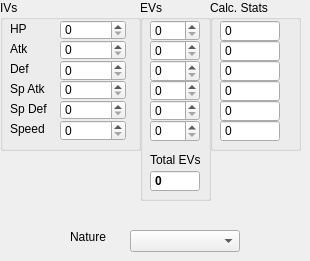
   <widget class="QWidget" name="tpStats">
    <attribute name="title">
     <string>Stat</string>
    </attribute>
    <widget class="QGroupBox" name="gbIVs">
     <property name="geometry">
      <rect>
       <x>0</x>
       <y>0</y>
       <width>141</width>
       <height>151</height>
      </rect>
     </property>
     <property name="title">
      <string>IVs</string>
     </property>
     <widget class="QLabel" name="lblSpeedIV">
      <property name="geometry">
       <rect>
        <x>10</x>
        <y>120</y>
        <width>42</width>
        <height>17</height>
       </rect>
      </property>
      <property name="text">
       <string>Speed</string>
      </property>
     </widget>
     <widget class="QLabel" name="lblSpDefIV">
      <property name="geometry">
       <rect>
        <x>10</x>
        <y>100</y>
        <width>46</width>
        <height>17</height>
       </rect>
      </property>
      <property name="text">
       <string>Sp Def</string>
      </property>
     </widget>
     <widget class="QLabel" name="lblAtkIV">
      <property name="geometry">
       <rect>
        <x>10</x>
        <y>40</y>
        <width>25</width>
        <height>17</height>
       </rect>
      </property>
      <property name="text">
       <string>Atk</string>
      </property>
     </widget>
     <widget class="QLabel" name="lblSpAtkIV">
      <property name="geometry">
       <rect>
        <x>10</x>
        <y>80</y>
        <width>45</width>
        <height>17</height>
       </rect>
      </property>
      <property name="text">
       <string>Sp Atk</string>
      </property>
     </widget>
     <widget class="QLabel" name="lblHPIV">
      <property name="geometry">
       <rect>
        <x>10</x>
        <y>20</y>
        <width>21</width>
        <height>17</height>
       </rect>
      </property>
      <property name="text">
       <string>HP</string>
      </property>
     </widget>
     <widget class="QLabel" name="lblDefIV">
      <property name="geometry">
       <rect>
        <x>10</x>
        <y>60</y>
        <width>26</width>
        <height>17</height>
       </rect>
      </property>
      <property name="text">
       <string>Def</string>
      </property>
     </widget>
     <widget class="QSpinBox" name="sbSpeedIV">
      <property name="geometry">
       <rect>
        <x>60</x>
        <y>120</y>
        <width>66</width>
        <height>21</height>
       </rect>
      </property>
      <property name="maximum">
       <number>31</number>
      </property>
     </widget>
     <widget class="QSpinBox" name="sbAtkIV">
      <property name="geometry">
       <rect>
        <x>60</x>
        <y>40</y>
        <width>66</width>
        <height>20</height>
       </rect>
      </property>
      <property name="maximum">
       <number>31</number>
      </property>
     </widget>
     <widget class="QSpinBox" name="sbSpAtkIV">
      <property name="geometry">
       <rect>
        <x>60</x>
        <y>80</y>
        <width>66</width>
        <height>20</height>
       </rect>
      </property>
      <property name="maximum">
       <number>31</number>
      </property>
     </widget>
     <widget class="QSpinBox" name="sbDefIV">
      <property name="geometry">
       <rect>
        <x>60</x>
        <y>60</y>
        <width>66</width>
        <height>21</height>
       </rect>
      </property>
      <property name="maximum">
       <number>31</number>
      </property>
     </widget>
     <widget class="QSpinBox" name="sbSpDefIV">
      <property name="geometry">
       <rect>
        <x>60</x>
        <y>100</y>
        <width>66</width>
        <height>20</height>
       </rect>
      </property>
      <property name="maximum">
       <number>31</number>
      </property>
     </widget>
     <widget class="QSpinBox" name="sbHPIV">
      <property name="geometry">
       <rect>
        <x>60</x>
        <y>20</y>
        <width>66</width>
        <height>20</height>
       </rect>
      </property>
      <property name="maximum">
       <number>31</number>
      </property>
     </widget>
    </widget>
    <widget class="QGroupBox" name="gbEVs">
     <property name="geometry">
      <rect>
       <x>140</x>
       <y>0</y>
       <width>71</width>
       <height>201</height>
      </rect>
     </property>
     <property name="title">
      <string>EVs</string>
     </property>
     <widget class="QLabel" name="label">
      <property name="geometry">
       <rect>
        <x>10</x>
        <y>150</y>
        <width>60</width>
        <height>20</height>
       </rect>
      </property>
      <property name="text">
       <string>Total EVs</string>
      </property>
     </widget>
     <widget class="QSpinBox" name="sbTotalEVs">
      <property name="geometry">
       <rect>
        <x>10</x>
        <y>170</y>
        <width>50</width>
        <height>22</height>
       </rect>
      </property>
      <property name="font">
       <font>
        <weight>75</weight>
        <bold>true</bold>
       </font>
      </property>
      <property name="readOnly">
       <bool>true</bool>
      </property>
      <property name="buttonSymbols">
       <enum>QAbstractSpinBox::NoButtons</enum>
      </property>
      <property name="maximum">
       <number>1530</number>
      </property>
     </widget>
     <widget class="QSpinBox" name="sbSpeedEV">
      <property name="geometry">
       <rect>
        <x>10</x>
        <y>120</y>
        <width>50</width>
        <height>22</height>
       </rect>
      </property>
      <property name="maximum">
       <number>255</number>
      </property>
     </widget>
     <widget class="QSpinBox" name="sbHPEV">
      <property name="geometry">
       <rect>
        <x>10</x>
        <y>20</y>
        <width>50</width>
        <height>21</height>
       </rect>
      </property>
      <property name="maximum">
       <number>255</number>
      </property>
     </widget>
     <widget class="QSpinBox" name="sbDefEV">
      <property name="geometry">
       <rect>
        <x>10</x>
        <y>60</y>
        <width>50</width>
        <height>22</height>
       </rect>
      </property>
      <property name="maximum">
       <number>255</number>
      </property>
     </widget>
     <widget class="QSpinBox" name="sbAtkEV">
      <property name="geometry">
       <rect>
        <x>10</x>
        <y>40</y>
        <width>50</width>
        <height>21</height>
       </rect>
      </property>
      <property name="maximum">
       <number>255</number>
      </property>
     </widget>
     <widget class="QSpinBox" name="sbSpAtkEV">
      <property name="geometry">
       <rect>
        <x>10</x>
        <y>80</y>
        <width>50</width>
        <height>21</height>
       </rect>
      </property>
      <property name="maximum">
       <number>255</number>
      </property>
     </widget>
     <widget class="QSpinBox" name="sbSpDefEV">
      <property name="geometry">
       <rect>
        <x>10</x>
        <y>100</y>
        <width>50</width>
        <height>21</height>
       </rect>
      </property>
      <property name="maximum">
       <number>255</number>
      </property>
     </widget>
    </widget>
    <widget class="QGroupBox" name="gbCalcStats">
     <property name="geometry">
      <rect>
       <x>210</x>
       <y>0</y>
       <width>91</width>
       <height>151</height>
      </rect>
     </property>
     <property name="title">
      <string>Calc. Stats</string>
     </property>
     <widget class="QSpinBox" name="sbSpeed">
      <property name="geometry">
       <rect>
        <x>10</x>
        <y>120</y>
        <width>60</width>
        <height>22</height>
       </rect>
      </property>
      <property name="readOnly">
       <bool>true</bool>
      </property>
      <property name="buttonSymbols">
       <enum>QAbstractSpinBox::NoButtons</enum>
      </property>
      <property name="maximum">
       <number>999</number>
      </property>
     </widget>
     <widget class="QSpinBox" name="sbSpDef">
      <property name="geometry">
       <rect>
        <x>10</x>
        <y>100</y>
        <width>60</width>
        <height>22</height>
       </rect>
      </property>
      <property name="readOnly">
       <bool>true</bool>
      </property>
      <property name="buttonSymbols">
       <enum>QAbstractSpinBox::NoButtons</enum>
      </property>
      <property name="maximum">
       <number>999</number>
      </property>
     </widget>
     <widget class="QSpinBox" name="sbSpAtk">
      <property name="geometry">
       <rect>
        <x>10</x>
        <y>80</y>
        <width>60</width>
        <height>22</height>
       </rect>
      </property>
      <property name="readOnly">
       <bool>true</bool>
      </property>
      <property name="buttonSymbols">
       <enum>QAbstractSpinBox::NoButtons</enum>
      </property>
      <property name="maximum">
       <number>999</number>
      </property>
     </widget>
     <widget class="QSpinBox" name="sbDef">
      <property name="geometry">
       <rect>
        <x>10</x>
        <y>60</y>
        <width>60</width>
        <height>22</height>
       </rect>
      </property>
      <property name="readOnly">
       <bool>true</bool>
      </property>
      <property name="buttonSymbols">
       <enum>QAbstractSpinBox::NoButtons</enum>
      </property>
      <property name="maximum">
       <number>999</number>
      </property>
     </widget>
     <widget class="QSpinBox" name="sbAtk">
      <property name="geometry">
       <rect>
        <x>10</x>
        <y>40</y>
        <width>60</width>
        <height>22</height>
       </rect>
      </property>
      <property name="readOnly">
       <bool>true</bool>
      </property>
      <property name="buttonSymbols">
       <enum>QAbstractSpinBox::NoButtons</enum>
      </property>
      <property name="maximum">
       <number>999</number>
      </property>
     </widget>
     <widget class="QSpinBox" name="sbHP">
      <property name="geometry">
       <rect>
        <x>10</x>
        <y>20</y>
        <width>60</width>
        <height>22</height>
       </rect>
      </property>
      <property name="readOnly">
       <bool>true</bool>
      </property>
      <property name="buttonSymbols">
       <enum>QAbstractSpinBox::NoButtons</enum>
      </property>
      <property name="maximum">
       <number>999</number>
      </property>
     </widget>
    </widget>
    <widget class="QComboBox" name="cbNatures">
     <property name="geometry">
      <rect>
       <x>130</x>
       <y>230</y>
       <width>110</width>
       <height>22</height>
      </rect>
     </property>
    </widget>
    <widget class="QLabel" name="lblNature">
     <property name="geometry">
      <rect>
       <x>70</x>
       <y>230</y>
       <width>50</width>
       <height>13</height>
      </rect>
     </property>
     <property name="text">
      <string>Nature</string>
     </property>
    </widget>
    <widget class="QLabel" name="lblCharacteristic">
     <property name="geometry">
      <rect>
       <x>10</x>
       <y>160</y>
       <width>100</width>
       <height>60</height>
      </rect>
     </property>
     <property name="frameShape">
      <enum>QFrame::NoFrame</enum>
     </property>
     <property name="text">
      <string/>
     </property>
     <property name="alignment">
      <set>Qt::AlignLeading|Qt::AlignLeft|Qt::AlignTop</set>
     </property>
     <property name="wordWrap">
      <bool>true</bool>
     </property>
    </widget>
   </widget>
